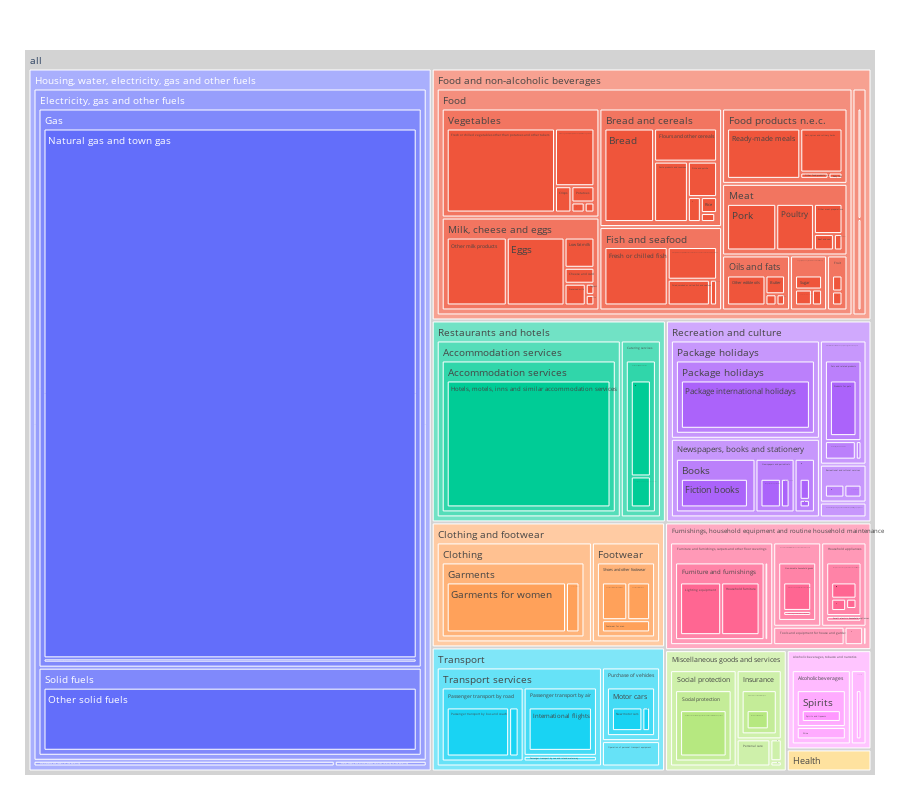

The notebook cell saved with this chart:
### Code cell
def plot_month(month, show=True):
    percs = merged[month]
    vals = merged[month]
    vals = np.maximum(np.zeros(vals.shape), vals.to_numpy())
    vals = vals * get_coicop_weight(merged["coicop"], month=month)
    columns = {
        "val": vals,
        "perc": percs
    }
    
    for level in range(1, MAX_LEVEL+1):
        columns[f"L{level}_DESC"] = merged[f"L{level}_DESC"]
    df = pd.DataFrame(columns)
    
    TREEMAP_LEVELS = [f"L{level}_DESC" for level in range(1, MAX_LEVEL+1)]
    fig = px.treemap(df, path=[px.Constant("all"), *TREEMAP_LEVELS], values="val", height=800)
    fig.update_traces(root_color="lightgrey")
    fig.update_layout(margin = dict(t=50, l=25, r=25, b=25), font=dict(size=10))
    
    plotly.io.write_html(fig, f"figures/{month}.html")
    
    if show:
        fig.show()

    
plot_month("2022-04")

### Figure 1 — Plotly figure (JSON) as saved in the notebook; plotly's stock layout.template omitted (floating-point values rounded to 4 significant figures; data arrays with more than 128 entries replaced by an {"elided": "..."} marker saying what was removed)
{"data": [{"branchvalues": "total", "domain": {"x": [0, 1], "y": [0, 1]}, "hovertemplate": "labels=%{label}<br>val=%{value}<br>parent=%{parent}<br>id=%{id}<extra></extra>", "ids": {"elided": "309 str values"}, "labels": {"elided": "309 str values"}, "name": "", "parents": {"elided": "309 str values"}, "root": {"color": "lightgrey"}, "type": "treemap", "values": {"elided": "309 float values"}}], "layout": {"font": {"size": 10}, "height": 800, "legend": {"tracegroupgap": 0}, "margin": {"b": 25, "l": 25, "r": 25, "t": 50}}}
